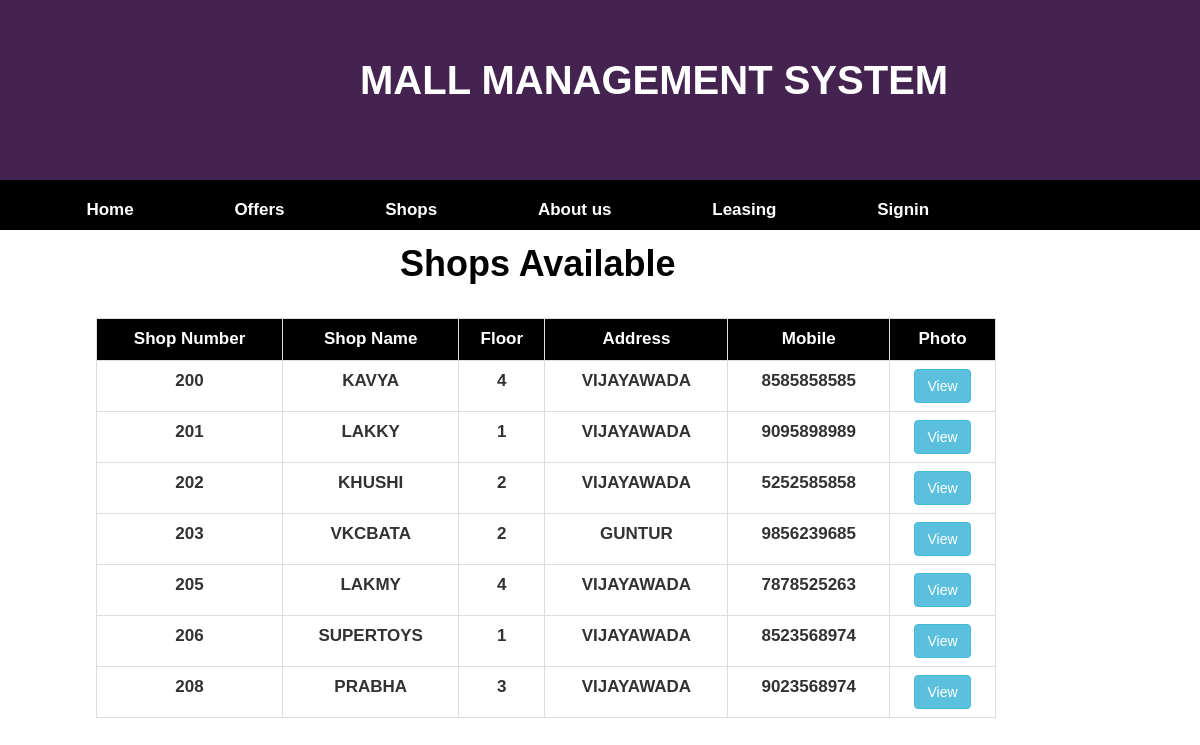
Screenshot of /MallManagementSystem/shops.php with the database file from the repository.
### tables this page shows
CREATE TABLE `owner` (
  `sno` int(11) NOT NULL,
  `shopnumber` varchar(30) NOT NULL,
  `category` varchar(30) NOT NULL,
  `name` varchar(30) NOT NULL,
  `mobile` varchar(20) NOT NULL,
  `email` varchar(30) NOT NULL,
  `address` varchar(200) NOT NULL,
  `password` varchar(20) NOT NULL,
  `path` varchar(150) NOT NULL,
  `startdate` date NOT NULL,
  `enddate` date NOT NULL,
  `floor` int(11) NOT NULL,
  `status` varchar(30) NOT NULL
);

### MallManagementSystem/shops.php (the view, shortened to what this page needs)
<?php include './header.php'; ?>
<!DOCTYPE html>
<html lang="en">
    <head>
    </head>
</head>
<div class="form-group row col-md-offset-4">
    <div class="tab-pane fade in active">
        <h1 style="color: #000;font-weight: bold;margin-top: 2%;">Shops Available</h1>
    </div>
</div>
<?php
include './DBProperties.php';
if ($con) {
    try {
        $qry = "SELECT * FROM `owner` ORDER BY `owner`.`shopnumber` ASC";
        $result = mysqli_query($con, $qry);
        $count = mysqli_num_rows($result);
        if ($count > 0) {
            ?>
            <table class="table table-bordered table-hover" style="margin-top: 3%;width: 75%;margin-left: 8%;">
                <tr>
                    <th style="background-color: #000;">Shop Number</th>
                    <th style="background-color: #000;">Shop Name</th>
                    <th style="background-color: #000;">Floor</th>
                    <th style="background-color: #000;">Address</th>
                    <th style="background-color: #000;">Mobile</th>
                    <th style="background-color: #000;">Photo</th>
                </tr>
                <?php
                while ($row = mysqli_fetch_array($result)) {
                    ?>
                    <tr>
                        <td class="case"><?php echo $row['shopnumber']; ?></td>
                        <td class="case"><?php echo $row['name']; ?></td>
                        <td class="case"><?php echo $row['floor']; ?></td>
                        <td class="case"><?php echo $row['address']; ?></td>
                        <td class="case"><?php echo $row['mobile']; ?></td>
                        <td class="case"><a href="ViewShopDetails.php?shopno=<?php echo $row['shopnumber']; ?>"><input type="button" value="View" class="btn btn-info"></a></td>
                    </tr>
                    <?php
                }
            } else {
                ?>
                <h2 style="text-align: center; margin-top: 10%;">No Details Found</h2>
                <?php
            }
            ?>
        </table>
        <?php
    } catch (Exception $exc) {
        echo $exc->getTraceAsString();
    }
}
?>

### MallManagementSystem/css/base.css (style rules this page uses)
html, body, div, span, applet, object, iframe, h1, h2, h3, h4, h5, h6, p, blockquote, pre, a, abbr, acronym, address, big, cite, code, del, dfn, em, font, img, ins, kbd, q, s, samp, small, strike, strong, sub, sup, tt, var, b, u, i, center, dl, dt, dd, ol, ul, li, fieldset, form, label, legend, table, caption, tbody, tfoot, thead, tr, th, td { background: transparent; border: 0; margin: 0; padding: 0; vertical-align: baseline; }
body { line-height: 1; }
h1, h2, h3, h4, h5, h6 { clear: both; font-weight: normal; }
table { border-collapse: collapse; border-spacing: 0; }
*, *:before, *:after { -webkit-box-sizing: border-box; -moz-box-sizing: border-box; box-sizing: border-box; }
body { background-color:rgb(50,50,50); color:rgb(50,50,50); font-family: 'Ubuntu', sans-serif; font-weight:300; font-size:16px; line-height:1.5; }
h1,h2,h3,h4,h5,h6 { line-height:1; font-weight: 300; }
a { text-decoration:none; color:rgb(100,150,200); }

### MallManagementSystem/header.php (style rules this page uses)
body { font-weight: bold; font-family: sans-serif; }

### MallManagementSystem/shops.php (style rules this page uses)
th { color: #FFF; text-align: center; }
td { text-align: center; }
.case { text-transform:uppercase; }

### rows the page displays
owner: shopnumber "200", name "KAVYA", floor "4", address "VIJAYAWADA", mobile "8585858585"
owner: shopnumber "201", name "LAKKY", floor "1", address "VIJAYAWADA", mobile "9095898989"
owner: shopnumber "202", name "KHUSHI", floor "2", address "VIJAYAWADA", mobile "5252585858"
owner: shopnumber "203", name "VKCBATA", floor "2", address "GUNTUR", mobile "9856239685"
owner: shopnumber "205", name "LAKMY", floor "4", address "VIJAYAWADA", mobile "7878525263"
owner: shopnumber "206", name "SUPERTOYS", floor "1", address "VIJAYAWADA", mobile "8523568974"
owner: shopnumber "208", name "PRABHA", floor "3", address "VIJAYAWADA", mobile "9023568974"
